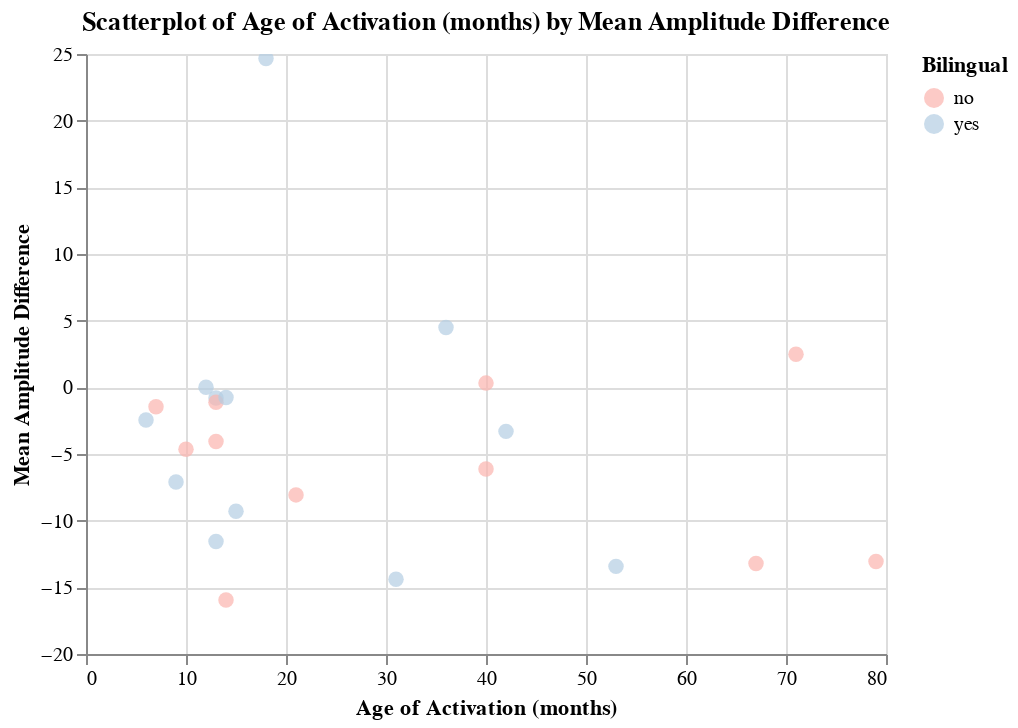

Source (notebook cell):
### Code cell
# scatter plot of age of implant and MNA diff (include tooltip interactivity):

varlist = ['ID', 'Bilingual', 'Age (months)', 'Time in Sound (months)'] # for tooltip interactivity
ah.scatter_plot(diffdf, 'Age of Activation (months)', 'Mean Amplitude Difference', 'Bilingual', varlist, output_directory)

### Figure 1 — Vega-Lite specification as saved in the notebook (floating-point values rounded to 4 significant figures)
{"config": {"view": {"continuousWidth": 400, "continuousHeight": 300}}, "data": {"name": "data-f887b60b72f5bdd7e7ba72a0de8e59a6"}, "mark": {"type": "circle", "size": 60}, "encoding": {"color": {"type": "nominal", "field": "Bilingual", "scale": {"scheme": "pastel1"}}, "tooltip": [{"type": "nominal", "field": "ID"}, {"type": "nominal", "field": "Bilingual"}, {"type": "quantitative", "field": "Age (months)"}, {"type": "quantitative", "field": "Time in Sound (months)"}], "x": {"type": "quantitative", "field": "Age of Activation (months)"}, "y": {"type": "quantitative", "field": "Mean Amplitude Difference"}}, "selection": {"selector001": {"type": "interval", "bind": "scales", "encodings": ["x", "y"]}}, "title": "Scatterplot of Age of Activation (months) by Mean Amplitude Difference", "$schema": "https://vega.github.io/schema/vega-lite/v4.8.1.json", "datasets": {"data-f887b60b72f5bdd7e7ba72a0de8e59a6": [{"ID": "942", "Group": "CI", "Mean Amplitude": -19.68, "Bilingual": "no", "Age (months)": 56, "Time in Sound (months)": 43, "Age of Activation (months)": 13.0, "Region": "Frontal", "Mean Amplitude Difference": -4.068}, {"ID": "959", "Group": "CI", "Mean Amplitude": -15.05, "Bilingual": "no", "Age (months)": 57, "Time in Sound (months)": 17, "Age of Activation (months)": 40.0, "Region": "Frontal", "Mean Amplitude Difference": -6.121}, {"ID": "925", "Group": "CI", "Mean Amplitude": -15.04, "Bilingual": "yes", "Age (months)": 58, "Time in Sound (months)": 52, "Age of Activation (months)": 6.0, "Region": "Frontal", "Mean Amplitude Difference": -2.451}, {"ID": "956", "Group": "CI", "Mean Amplitude": -20.8, "Bilingual": "yes", "Age (months)": 58, "Time in Sound (months)": 5, "Age of Activation (months)": 53.0, "Region": "Frontal", "Mean Amplitude Difference": -13.43}, {"ID": "955", "Group": "CI", "Mean Amplitude": -2.808, "Bilingual": "yes", "Age (months)": 61, "Time in Sound (months)": 49, "Age of Activation (months)": 12.0, "Region": "Frontal", "Mean Amplitude Difference": 0.009}, {"ID": "904", "Group": "CI", "Mean Amplitude": -20.64, "Bilingual": "yes", "Age (months)": 67, "Time in Sound (months)": 54, "Age of Activation (months)": 13.0, "Region": "Frontal", "Mean Amplitude Difference": -0.795}, {"ID": "911", "Group": "CI", "Mean Amplitude": -17.36, "Bilingual": "no", "Age (months)": 67, "Time in Sound (months)": 54, "Age of Activation (months)": 13.0, "Region": "Frontal", "Mean Amplitude Difference": -1.122}, {"ID": "919", "Group": "CI", "Mean Amplitude": -15.46, "Bilingual": "no", "Age (months)": 74, "Time in Sound (months)": 67, "Age of Activation (months)": 7.0, "Region": "Frontal", "Mean Amplitude Difference": -1.454}, {"ID": "945", "Group": "CI", "Mean Amplitude": -16.92, "Bilingual": "no", "Age (months)": 77, "Time in Sound (months)": 56, "Age of Activation (months)": 21.0, "Region": "Frontal", "Mean Amplitude Difference": -8.067}, {"ID": "961", "Group": "CI", "Mean Amplitude": -19.6, "Bilingual": "no", "Age (months)": 77, "Time in Sound (months)": 63, "Age of Activation (months)": 14.0, "Region": "Frontal", "Mean Amplitude Difference": -15.95}, {"ID": "903", "Group": "CI", "Mean Amplitude": -24.76, "Bilingual": "no", "Age (months)": 82, "Time in Sound (months)": 72, "Age of Activation (months)": 10.0, "Region": "Frontal", "Mean Amplitude Difference": -4.641}, {"ID": "921", "Group": "CI", "Mean Amplitude": -33.19, "Bilingual": "yes", "Age (months)": 82, "Time in Sound (months)": 46, "Age of Activation (months)": 36.0, "Region": "Frontal", "Mean Amplitude Difference": 4.483}, {"ID": "936", "Group": "CI", "Mean Amplitude": -6.697, "Bilingual": "yes", "Age (months)": 86, "Time in Sound (months)": 71, "Age of Activation (months)": 15.0, "Region": "Frontal", "Mean Amplitude Difference": -9.298}, {"ID": "901", "Group": "CI", "Mean Amplitude": -3.359, "Bilingual": "yes", "Age (months)": 86, "Time in Sound (months)": 68, "Age of Activation (months)": 18.0, "Region": "Frontal", "Mean Amplitude Difference": 24.66}, {"ID": "923", "Group": "CI", "Mean Amplitude": -22.51, "Bilingual": "yes", "Age (months)": 87, "Time in Sound (months)": 56, "Age of Activation (months)": 31.0, "Region": "Frontal", "Mean Amplitude Difference": -14.4}, {"ID": "924", "Group": "CI", "Mean Amplitude": -18.95, "Bilingual": "yes", "Age (months)": 87, "Time in Sound (months)": 74, "Age of Activation (months)": 13.0, "Region": "Frontal", "Mean Amplitude Difference": -11.57}, {"ID": "934", "Group": "CI", "Mean Amplitude": -14.02, "Bilingual": "yes", "Age (months)": 89, "Time in Sound (months)": 80, "Age of Activation (months)": 9.0, "Region": "Frontal", "Mean Amplitude Difference": -7.093}, {"ID": "951", "Group": "CI", "Mean Amplitude": -19.7, "Bilingual": "no", "Age (months)": 89, "Time in Sound (months)": 49, "Age of Activation (months)": 40.0, "Region": "Frontal", "Mean Amplitude Difference": 0.316}, {"ID": "913", "Group": "CI", "Mean Amplitude": -15.58, "Bilingual": "yes", "Age (months)": 100, "Time in Sound (months)": 86, "Age of Activation (months)": 14.0, "Region": "Frontal", "Mean Amplitude Difference": -0.756}, {"ID": "941", "Group": "CI", "Mean Amplitude": -19.01, "Bilingual": "no", "Age (months)": 106, "Time in Sound (months)": 35, "Age of Activation (months)": 71.0, "Region": "Frontal", "Mean Amplitude Difference": 2.484}, {"ID": "947", "Group": "CI", "Mean Amplitude": -19.22, "Bilingual": "no", "Age (months)": 106, "Time in Sound (months)": 27, "Age of Activation (months)": 79.0, "Region": "Frontal", "Mean Amplitude Difference": -13.06}, {"ID": "935", "Group": "CI", "Mean Amplitude": -16.62, "Bilingual": "yes", "Age (months)": 122, "Time in Sound (months)": 80, "Age of Activation (months)": 42.0, "Region": "Frontal", "Mean Amplitude Difference": -3.303}, {"ID": "937", "Group": "CI", "Mean Amplitude": -27.73, "Bilingual": "no", "Age (months)": 122, "Time in Sound (months)": 55, "Age of Activation (months)": 67.0, "Region": "Frontal", "Mean Amplitude Difference": -13.22}, {"ID": "857", "Group": "HG", "Mean Amplitude": -8.053, "Bilingual": "no", "Age (months)": 33, "Time in Sound (months)": 33, "Age of Activation (months)": null, "Region": "Frontal", "Mean Amplitude Difference": 5.293}, {"ID": "847", "Group": "HG", "Mean Amplitude": -2.966, "Bilingual": "no", "Age (months)": 43, "Time in Sound (months)": 43, "Age of Activation (months)": null, "Region": "Frontal", "Mean Amplitude Difference": 0.175}, {"ID": "858", "Group": "HG", "Mean Amplitude": -18.59, "Bilingual": "no", "Age (months)": 51, "Time in Sound (months)": 51, "Age of Activation (months)": null, "Region": "Frontal", "Mean Amplitude Difference": -12.21}, {"ID": "859", "Group": "HG", "Mean Amplitude": -7.7, "Bilingual": "no", "Age (months)": 52, "Time in Sound (months)": 52, "Age of Activation (months)": null, "Region": "Frontal", "Mean Amplitude Difference": -0.46}, {"ID": "841", "Group": "HG", "Mean Amplitude": -28.02, "Bilingual": "no", "Age (months)": 56, "Time in Sound (months)": 56, "Age of Activation (months)": null, "Region": "Frontal", "Mean Amplitude Difference": -9.465}, {"ID": "836", "Group": "HG", "Mean Amplitude": -8.181, "Bilingual": "no", "Age (months)": 59, "Time in Sound (months)": 59, "Age of Activation (months)": null, "Region": "Frontal", "Mean Amplitude Difference": 8.188}, {"ID": "846", "Group": "HG", "Mean Amplitude": -27.16, "Bilingual": "yes", "Age (months)": 68, "Time in Sound (months)": 68, "Age of Activation (months)": null, "Region": "Frontal", "Mean Amplitude Difference": -7.165}, {"ID": "N4C01", "Group": "HG", "Mean Amplitude": -17.46, "Bilingual": "no", "Age (months)": 61, "Time in Sound (months)": 61, "Age of Activation (months)": null, "Region": "Frontal", "Mean Amplitude Difference": -13.45}, {"ID": "842", "Group": "HG", "Mean Amplitude": -18.28, "Bilingual": "yes", "Age (months)": 67, "Time in Sound (months)": 67, "Age of Activation (months)": null, "Region": "Frontal", "Mean Amplitude Difference": -3.214}, {"ID": "848", "Group": "HG", "Mean Amplitude": -15.1, "Bilingual": "no", "Age (months)": 74, "Time in Sound (months)": 74, "Age of Activation (months)": null, "Region": "Frontal", "Mean Amplitude Difference": -1.423}, {"ID": "N4C10", "Group": "HG", "Mean Amplitude": -9.489, "Bilingual": "yes", "Age (months)": 82, "Time in Sound (months)": 82, "Age of Activation (months)": null, "Region": "Frontal", "Mean Amplitude Difference": -3.473}, {"ID": "N4C13", "Group": "HG", "Mean Amplitude": -25.55, "Bilingual": "yes", "Age (months)": 85, "Time in Sound (months)": 85, "Age of Activation (months)": null, "Region": "Frontal", "Mean Amplitude Difference": 2.461}, {"ID": "809", "Group": "HG", "Mean Amplitude": -13.55, "Bilingual": "no", "Age (months)": 99, "Time in Sound (months)": 99, "Age of Activation (months)": null, "Region": "Frontal", "Mean Amplitude Difference": 4.761}, {"ID": "N4C09", "Group": "HG", "Mean Amplitude": -11.51, "Bilingual": "yes", "Age (months)": 99, "Time in Sound (months)": 99, "Age of Activation (months)": null, "Region": "Frontal", "Mean Amplitude Difference": 3.015}, {"ID": "850", "Group": "HG", "Mean Amplitude": -22.29, "Bilingual": "no", "Age (months)": 124, "Time in Sound (months)": 124, "Age of Activation (months)": null, "Region": "Frontal", "Mean Amplitude Difference": -7.178}, {"ID": "801", "Group": "HG", "Mean Amplitude": -24.32, "Bilingual": "yes", "Age (months)": 127, "Time in Sound (months)": 127, "Age of Activation (months)": null, "Region": "Frontal", "Mean Amplitude Difference": -11.01}, {"ID": "803", "Group": "HG", "Mean Amplitude": -15.16, "Bilingual": "no", "Age (months)": 128, "Time in Sound (months)": 128, "Age of Activation (months)": null, "Region": "Frontal", "Mean Amplitude Difference": -3.417}]}}
